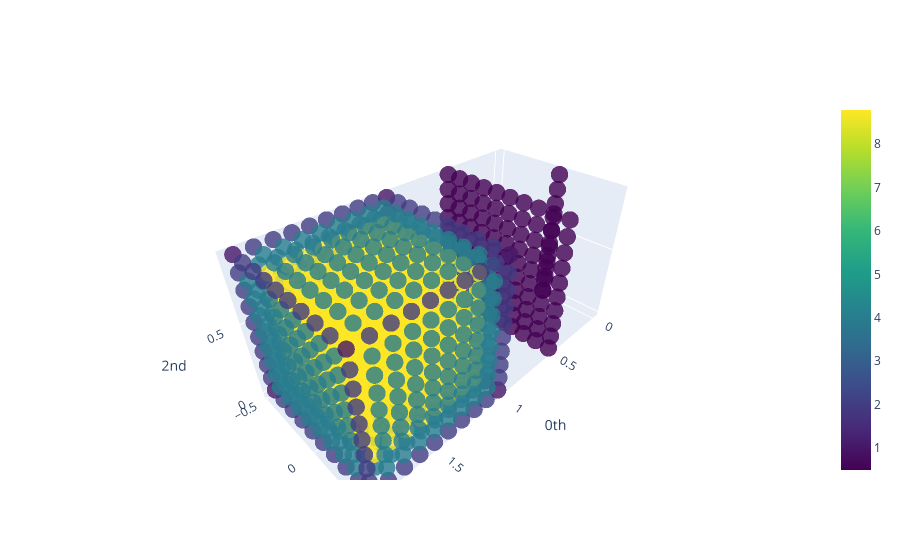

The notebook cell saved with this chart:
### Markdown cell above
## Non-homogeneous example

In the following example, we  consider a point cloud with varying dimensionality. We plot the three shapes next to each other. We encourage you to play around with the dimension parameter, to compare the local structure of points in the line, plane and cube!

One sees that one-dimensional features are observed in all three shapes, but two-dimensional features only exist in the plane and three dimensional features only exist in the cube.

### Code cell
# Here we set the `collapse_edges` parameter to True, which often improves performance in higher homology dimensions.
# We also set the `n_jobs` parameter to -1, to allow the algorithm to distribute across CPU cores!
radii = (0.01, 0.25)
homology_dimensions = (1, 2, 3)
collapse_edges = True
n_jobs = -1
r_lh = RadiusLocalVietorisRips(radii=radii,
                               homology_dimensions=homology_dimensions,
                               collapse_edges=collapse_edges,
                               n_jobs=n_jobs)

# Construct and apply the pipeline
pipe = make_pipeline(r_lh,
                     mod_pe)
loc_dim_features = pipe.fit_transform(line_plane_cube)

# Find the column index for homology dimension 1 in `loc_dim_features`.
# We encourage you to change the dimension parameter
dimension = 3
dim_index = homology_dimensions.index(dimension)
colors = loc_dim_features[:, dim_index]

# Plot the point cloud using the results in the chosen local homology dimension
plot_coloured_cloud(line_plane_cube, colors)

### Figure 1 — Plotly figure (JSON) as saved in the notebook; plotly's stock layout.template omitted (floating-point values rounded to 4 significant figures; data arrays with more than 128 entries replaced by an {"elided": "..."} marker saying what was removed)
{"data": [{"marker": {"color": {"elided": "1110 float values"}, "colorscale": [[0, "#440154"], [0.1111, "#482878"], [0.2222, "#3e4989"], [0.3333, "#31688e"], [0.4444, "#26828e"], [0.5556, "#1f9e89"], [0.6667, "#35b779"], [0.7778, "#6ece58"], [0.8889, "#b5de2b"], [1, "#fde725"]], "opacity": 0.8, "showscale": true, "size": 6}, "mode": "markers", "text": {"elided": "1110 str values"}, "type": "scatter3d", "x": {"elided": "1110 float values"}, "y": {"elided": "1110 float values"}, "z": {"elided": "1110 float values"}}], "layout": {"scene": {"xaxis": {"exponentformat": "e", "showexponent": "all", "title": {"text": "0th"}, "type": "linear"}, "yaxis": {"exponentformat": "e", "showexponent": "all", "title": {"text": "1st"}, "type": "linear"}, "zaxis": {"exponentformat": "e", "showexponent": "all", "title": {"text": "2nd"}, "type": "linear"}}}}
